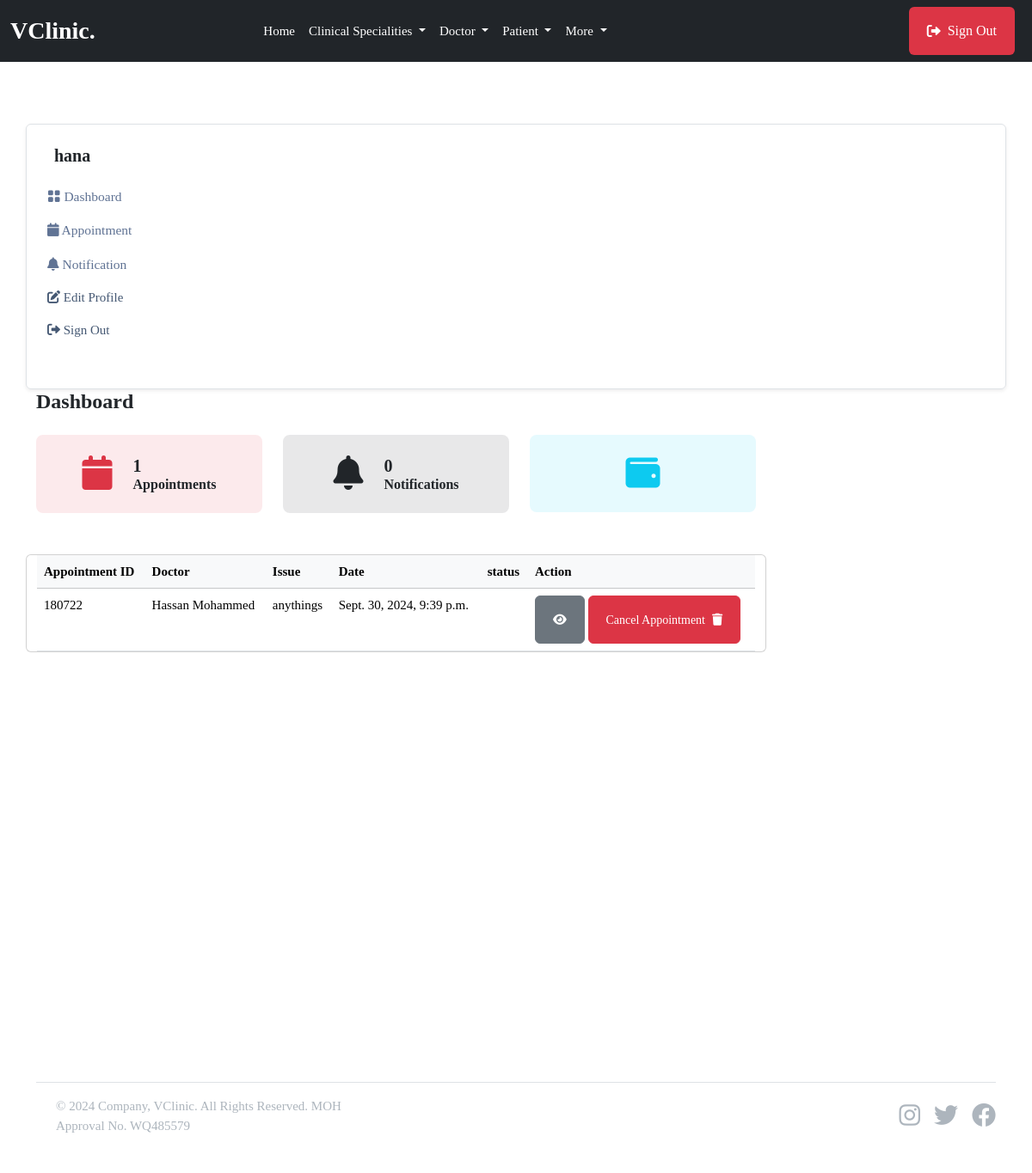
Page /patient/ (signed in) on the earlier database version.
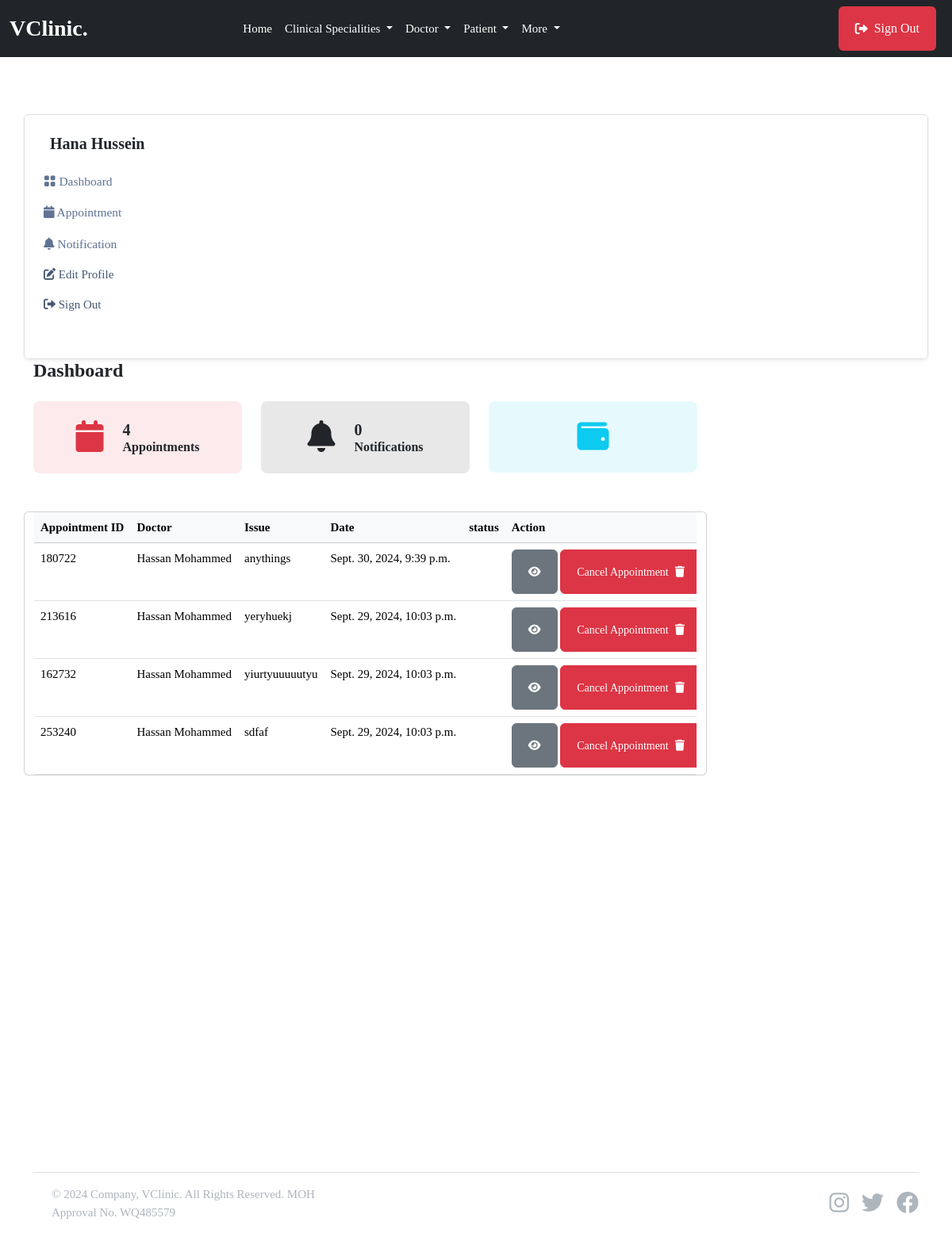
Same page on the later database version.
### userauthapp/models.py (models this page shows, shortened)
class User(AbstractUser):       # override default user model
    email = models.EmailField(unique=True)
    username = models.CharField(max_length=100, null=True, blank=True)
    user_type = models.CharField(max_length=50, choices=USER_TYPE, null=True, blank=True, default=None)
    USERNAME_FIELD = "email"
    REQUIRED_FIELDS = ['username']

### patientapp/models.py (models this page shows, shortened)
class Patient(models.Model):         #create a new model from scratch
    user = models.OneToOneField(userauth_models.User, on_delete=models.CASCADE)  #when we delete this user , we delete doctor, there should be only one doctor that has one user model
    image = models.FileField(upload_to='images', blank=True, null=True)
    full_name = models.CharField(max_length=100, blank=True, null=True)
    mobile = models.CharField(max_length=15, blank=True, null=True)
    address = models.CharField(max_length=100, null=True, blank=True)
    email = models.CharField(max_length=100, null=True, blank=True)
    gender = models.CharField(max_length=100, null=True, blank=True)
    blood_group = models.CharField(max_length=100, null=True, blank=True)
    date_of_birth= models.DateTimeField(default=timezone.now, null=True, blank=True)

### mainapp/models.py (models this page shows, shortened)
class Appointment(models.Model):
    STATUS = [
        ('Scheduled', 'Scheduled'),
        ('Completed', 'Completed'),
        ('Pending', 'Pending'),
        ('Cancelled', 'Cancelled')
    ]
    service = models.ForeignKey(Service, on_delete=models.SET_NULL, null=True, blank=True, related_name='service_appointments')
    doctor = models.ForeignKey(doctor_models.Doctor, on_delete=models.SET_NULL, null=True, blank=True, related_name='doctor_appointments')
    patient = models.ForeignKey(patient_models.Patient, on_delete=models.SET_NULL, null=True, blank=True, related_name='appointments_patient')
    appointment_date = models.DateTimeField(null=True, blank=True)
    issues = models.TextField(blank=True, null=True)
    symptoms = models.TextField(blank=True, null=True)
    appointment_id = ShortUUIDField(length=6, max_length=10, alphabet="1234567890")
    appointment_status = models.CharField(max_length=120, choices=STATUS)

### doctorapp/models.py (models this page shows, shortened)
class Doctor(models.Model):         #create a new model from scratch
    user = models.OneToOneField(userauth_models.User, on_delete=models.CASCADE)  #when we delete this user , we delete doctor, there should be only one doctor that has one user model
    image = models.FileField(upload_to='images', blank=True, null=True)
    full_name = models.CharField(max_length=100, blank=True, null=True)
    mobile = models.CharField(max_length=15, blank=True, null=True)
    country = models.CharField(max_length=100, null=True, blank=True)
    bio = models.CharField(max_length=100, null=True, blank=True)
    specializations = models.CharField(max_length=100, null=True, blank=True)
    qualifications = models.CharField(max_length=100, null=True, blank=True)
    years_of_experience = models.CharField(max_length=100, null=True, blank=True)
    next_available_appointment_date = models.DateTimeField(default=timezone.now, null=True, blank=True)

### patientapp/views.py (the view)
# urls.py: path("", views.dashboard, name="dashboard"),
@login_required
def dashboard(request):
    patient = patient_models.Patient.objects.get(user=request.user)
    appointments = base_models.Appointment.objects.filter(patient=patient)
    notifications = patient_models.Notification.objects.filter(patient=patient, seen=False)
    context = {
        'appointments': appointments,
        'notifications': notifications,
        }
    return render(request, "patientapp/dashboard.html", context)

### templates/patientapp/dashboard.html
{% extends 'partials/base.html' %} {% block content %}
<section class="pt-5 pb-5">
    <div class="container">
        <div class="row mt-0 mt-md-4">
            {% include 'patientapp/sidebar.html' %}
            <div class="col-lg-9 col-md-8 col-12">
                <div class="row mb-4">
                    <h4 class="mb-0 mb-4 fw-bold">Dashboard</h4>
                    <div class="col-sm-6 col-lg-4 mb-3 mb-lg-0">
                        <div class="d-flex justify-content-center align-items-center p-4 bg-danger bg-opacity-10 rounded-3">
                            <span class="display-6 lh-1 text-purple mb-0">
                                <i class="fas fa-calendar text-danger"></i>
                            </span>
                            <div class="ms-4">
                                <div class="d-flex">
                                    <h5 class="mb-0 fw-bold">{{appointments.count}}</h5>
                                </div>
                                <p class="mb-0 h6 fw-semibold">Appointments</p>
                            </div>
                        </div>
                    </div>
                    <div class="col-sm-6 col-lg-4 mb-3 mb-lg-0">
                        <div class="d-flex justify-content-center align-items-center p-4 bg-dark bg-opacity-10 rounded-3">
                            <span class="display-6 lh-1 text-dark mb-0">
                                <i class="fas fa-bell"></i>
                            </span>
                            <div class="ms-4">
                                <div class="d-flex">
                                    <h5 class="mb-0 fw-bold">{{notifications.count}}</h5>
                                </div>
                                <p class="mb-0 h6 fw-semibold">Notifications</p>
                            </div>
                        </div>
                    </div>
                    <div class="col-sm-6 col-lg-4 mb-3 mb-lg-0">
                        <div class="d-flex justify-content-center align-items-center p-4 bg-info bg-opacity-10 rounded-3">
                            <span class="display-6 lh-1 text-info mb-0">
                                <i class="fas fa-wallet"></i>
                            </span>
                    </div>
                </div>
                <div class="card mb-4 mt-5">
                    <div class="table-responsive overflow-y-hidden">
                        <table class="table mb-0 text-nowrap table-hover table-centered text-nowrap">
                            <thead class="table-light">
                                <tr>
                                    <th>Appointment ID</th>
                                    <th>Doctor</th>
                                    <th>Issue</th>
                                    <th>Date</th>
                                    <th>status</th>
                                    <th>Action</th>
                                </tr>
                            </thead>
                            <tbody>
                                {% for a in appointments %}
                                <tr>
                                    <td>{{a.appointment_id}}</td>
                                    <td>{{a.doctor.full_name}}</td>
                                    <td>{{a.issues}}</td>
                                    <td>{{a.appointment_date}}</td>
                                    <td>{{a.status}}</td>
                                    <td>
                                        <a href="" class="btn btn-secondary btn-sm"> <i class="fas fa-eye"></i></a>
                                        <a href="" class="btn btn-danger btn-sm">Cancel Appointment <i class="fas fa-trash ms-2"></i></a>
                                    </td>
                                </tr>
                                {% endfor %}
                            </tbody>
                        </table>
                    </div>
                </div>
            </div>
        </div>
    </div>
</section>
{% endblock content %}

### templates/patientapp/sidebar.html (shortened to what this page needs)
    <nav class="navbar navbar-expand-md shadow-sm mb-4 mb-lg-0 sidenav border rounded">
        <div class="collapse navbar-collapse p-3" id="sidenav">
            <div class="navbar-nav flex-column">
                <div class="d-flex align-items-center mb-3">
                    <div class="ms-3">
                        <h5 class="mb-0 fw-bold">{{request.user.patient.full_name}}</h5>
                    </div>
                </div>
                <ul class="list-unstyled ms-n2 mb-4">
                    <li class="nav-item">
                        <a class="dropdown-item nav-link" href="{% url 'patientapp:dashboard' %}"><i class="bi bi-grid-fill"></i> Dashboard</a>
                    </li>
                    <li class="nav-item">
                        <a class="dropdown-item nav-link" href="{% url 'patientapp:appointments' %}"><i class="fas fa-calendar"></i> Appointment</a>
                    </li>
                    <li class="nav-item">
                        <a class="dropdown-item nav-link" href="{% url 'patientapp:notifications' %}"><i class="fas fa-bell"></i> Notification</a>
                    </li>
                    <li class="nav-item">
                        <a class="nav-link" href="{% url 'patientapp:profile' %}"> <i class="fas fa-edit"></i> Edit Profile </a>
                    </li>
                    <li class="nav-item">
                        <a class="nav-link" href="{% url 'userauthapp:sign-out' %}"> <i class="fas fa-sign-out-alt"></i> Sign Out </a>
                    </li>
                </ul>
            </div>
        </div>
    </nav>
</div>

Differences in the rows shown:
changed through a linked row, User: user.patient.full_name "hana" → "Hana Hussein"
added Appointment: appointment_id "213616", doctor.full_name "Hassan Mohammed", issues "yeryhuekj", appointment_date "Sept. 29, 2024, 10:03 p.m."
added Appointment: appointment_id "162732", doctor.full_name "Hassan Mohammed", issues "yiurtyuuuuutyu", appointment_date "Sept. 29, 2024, 10:03 p.m."
added Appointment: appointment_id "253240", doctor.full_name "Hassan Mohammed", issues "sdfaf", appointment_date "Sept. 29, 2024, 10:03 p.m."
Other differences:
{{ appointments.count }}: "1" → "4"
